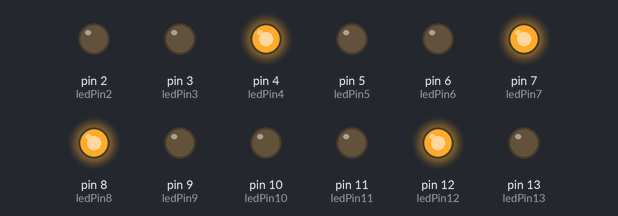
This sketch was run on a simulated Arduino Uno, built with avr-gcc and run on an emulated ATmega328P. Shown: output pins drawn as LEDs (lit = HIGH). Random numbers use the default seed unless the sketch sets one.

Above: at 0.15 s.
Timing chart, 0 to 0.2 s (numbered marks = the images above):
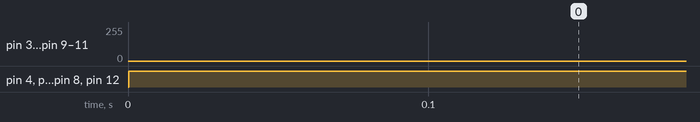

The sketch:

Lab3PartB.ino
```cpp
// Vasukumar Patel [041153940]

// Lab 3 - LED Fire Effect

// References :
// 1. https://docs.arduino.cc/language-reference/en/functions/analog-io/analogWrite/

int ledPin2 = 2;
int ledPin3 = 3;
int ledPin4 = 4;
int ledPin5 = 5;
int ledPin6 = 6;
int ledPin7 = 7;
int ledPin8 = 8;
int ledPin9 = 9;
int ledPin10 = 10;
int ledPin11 = 11;
int ledPin12 = 12;
int ledPin13 = 13;

int analogPin = A0;
int value = 0;

void setup() {

  pinMode(ledPin2, OUTPUT);
  pinMode(ledPin3, OUTPUT);
  pinMode(ledPin4, OUTPUT);
  pinMode(ledPin5, OUTPUT);
  pinMode(ledPin6, OUTPUT);
  pinMode(ledPin7, OUTPUT);
  pinMode(ledPin8, OUTPUT);
  pinMode(ledPin9, OUTPUT);
  pinMode(ledPin10, OUTPUT);
  pinMode(ledPin11, OUTPUT);
  pinMode(ledPin12, OUTPUT);
  pinMode(ledPin13, OUTPUT);


}

void loop() {

  value = random(120) + 135;

  analogWrite(ledPin3, value);
  analogWrite(ledPin4, value);
  analogWrite(ledPin5, value);
  analogWrite(ledPin6, value);
  analogWrite(ledPin7, value);
  analogWrite(ledPin8, value);
  analogWrite(ledPin9, value);
  analogWrite(ledPin10, value);
  analogWrite(ledPin11, value);
  analogWrite(ledPin12, value);

}
```

Measured:
- by itself, pin 4 (ledPin4), pin 7 (ledPin7), pin 8 (ledPin8), pin 12 (ledPin12): LOW → HIGH at 0.00 s
